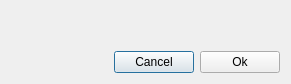
<?xml version="1.0" encoding="UTF-8"?>
<ui version="4.0">
 <class>CTextWindowOptions</class>
 <widget class="QDialog" name="CTextWindowOptions">
  <property name="geometry">
   <rect>
    <x>0</x>
    <y>0</y>
    <width>291</width>
    <height>84</height>
   </rect>
  </property>
  <property name="windowTitle">
   <string>Text options</string>
  </property>
  <layout class="QVBoxLayout" name="verticalLayout">
   <item>
    <widget class="ui::controls::CFontSelect" name="pwFontSelect" native="true"/>
   </item>
   <item>
    <layout class="QHBoxLayout" name="horizontalLayout">
     <item>
      <spacer name="horizontalSpacer">
       <property name="orientation">
        <enum>Qt::Horizontal</enum>
       </property>
       <property name="sizeHint" stdset="0">
        <size>
         <width>40</width>
         <height>20</height>
        </size>
       </property>
      </spacer>
     </item>
     <item>
      <widget class="QPushButton" name="pbCancel">
       <property name="text">
        <string>Cancel</string>
       </property>
       <property name="icon">
        <iconset resource="../../../../res/resources.qrc">
         <normaloff>:/icons/dialog-cancel.png</normaloff>:/icons/dialog-cancel.png</iconset>
       </property>
      </widget>
     </item>
     <item>
      <widget class="QPushButton" name="pbAccept">
       <property name="text">
        <string>Ok</string>
       </property>
       <property name="icon">
        <iconset resource="../../../../res/resources.qrc">
         <normaloff>:/icons/dialog-apply.png</normaloff>:/icons/dialog-apply.png</iconset>
       </property>
      </widget>
     </item>
    </layout>
   </item>
  </layout>
 </widget>
 <customwidgets>
  <customwidget>
   <class>ui::controls::CFontSelect</class>
   <extends>QWidget</extends>
   <header>cfontselect.h</header>
   <container>1</container>
  </customwidget>
 </customwidgets>
 <resources>
  <include location="../../../../res/resources.qrc"/>
 </resources>
 <connections>
  <connection>
   <sender>pbCancel</sender>
   <signal>clicked()</signal>
   <receiver>CTextWindowOptions</receiver>
   <slot>reject()</slot>
   <hints>
    <hint type="sourcelabel">
     <x>171</x>
     <y>62</y>
    </hint>
    <hint type="destinationlabel">
     <x>82</x>
     <y>52</y>
    </hint>
   </hints>
  </connection>
  <connection>
   <sender>pbAccept</sender>
   <signal>clicked()</signal>
   <receiver>CTextWindowOptions</receiver>
   <slot>accept()</slot>
   <hints>
    <hint type="sourcelabel">
     <x>248</x>
     <y>63</y>
    </hint>
    <hint type="destinationlabel">
     <x>25</x>
     <y>51</y>
    </hint>
   </hints>
  </connection>
 </connections>
</ui>
